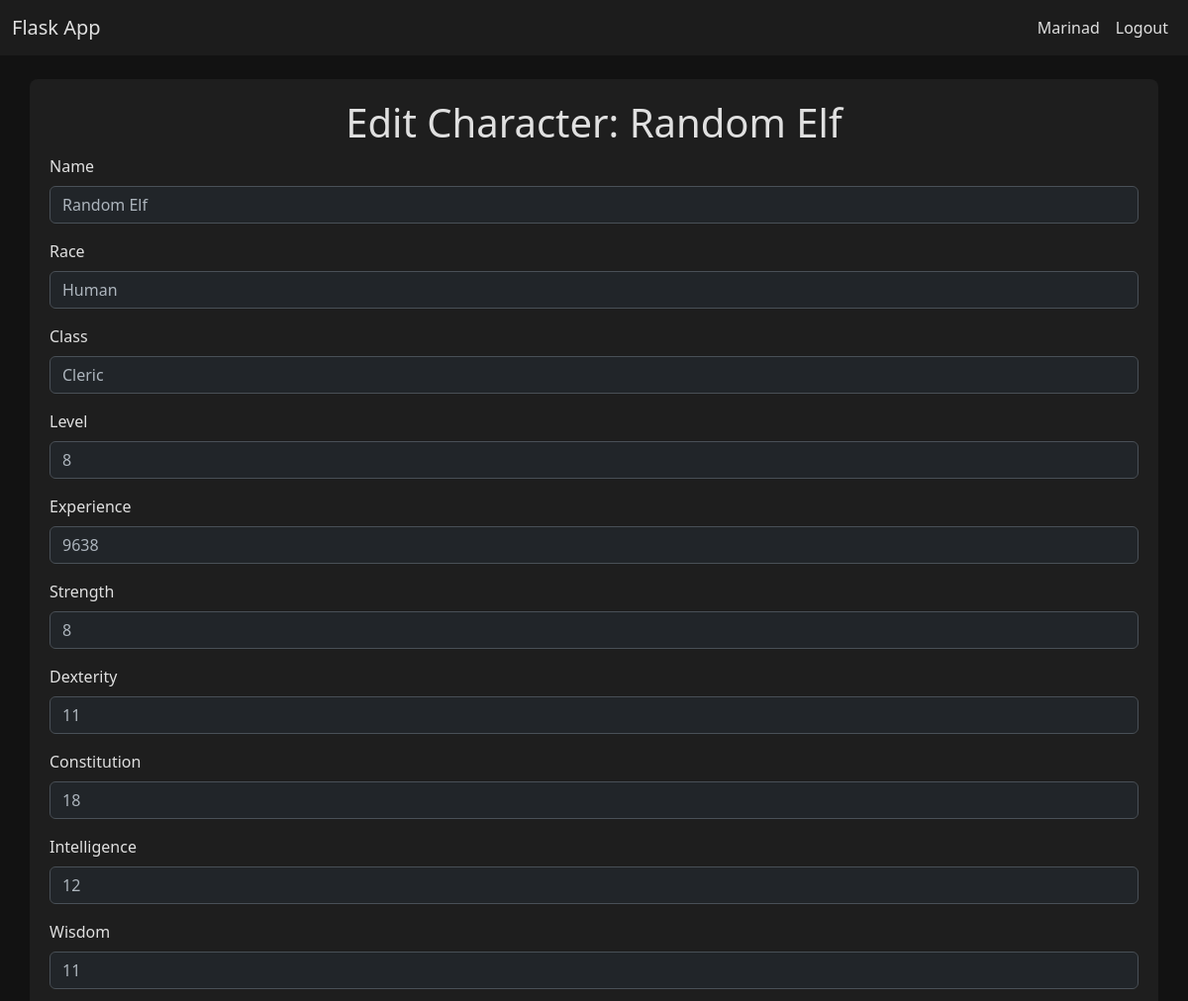
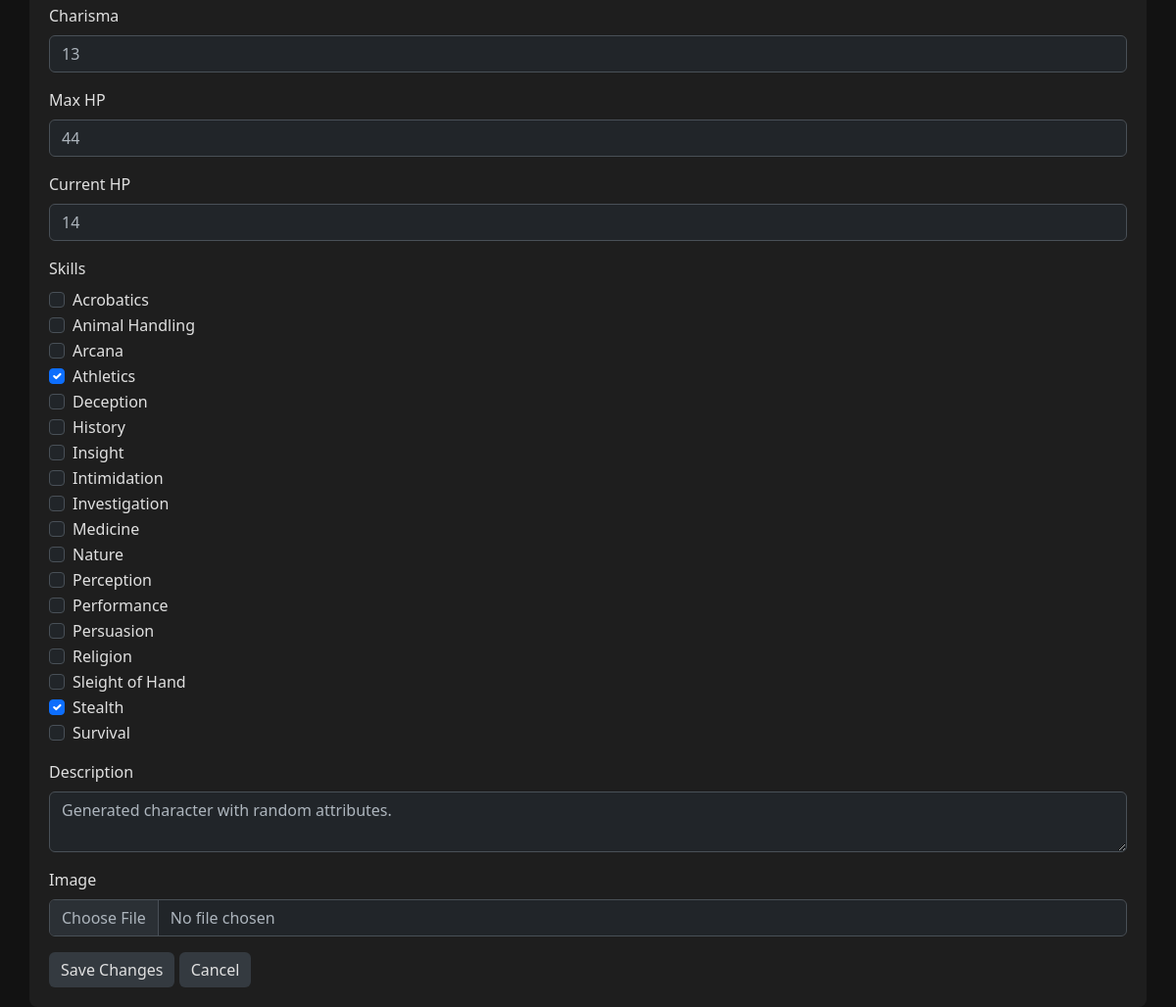
Page /edit/7 (signed in) on the committed database (2 pictures, top to bottom).
### app.py (models this page shows)
class User(UserMixin, db.Model):
    id = db.Column(db.Integer, primary_key=True)
    username = db.Column(db.String(100), unique=True, nullable=False)
    password = db.Column(db.String(200), nullable=False)
    is_admin = db.Column(db.Boolean, default=False)

class Character(db.Model):
    id = db.Column(db.Integer, primary_key=True)
    name = db.Column(db.String(100), nullable=False)
    race = db.Column(db.String(50), nullable=False)
    character_class = db.Column(db.String(50), nullable=False)
    level = db.Column(db.Integer, nullable=False)
    experience = db.Column(db.Integer, nullable=False)
    strength = db.Column(db.Integer, nullable=False)
    dexterity = db.Column(db.Integer, nullable=False)
    constitution = db.Column(db.Integer, nullable=False)
    intelligence = db.Column(db.Integer, nullable=False)
    wisdom = db.Column(db.Integer, nullable=False)
    charisma = db.Column(db.Integer, nullable=False)
    max_hp = db.Column(db.Integer, nullable=False)
    current_hp = db.Column(db.Integer, nullable=False)
    skills = db.Column(db.Text, nullable=False)  # Сохраняем навыки как строку
    description = db.Column(db.Text, nullable=True)
    image_path = db.Column(db.String(200), nullable=True)  # Для пути к изображению

### app.py (the view, shortened to what this page needs)
@app.route('/edit/<int:character_id>', methods=['GET', 'POST'])
@login_required
def edit_character(character_id):
    if not current_user.is_admin:
        flash('Only admins can edit characters.', 'danger')
        return redirect(url_for('index'))
    character = Character.query.get_or_404(character_id)
    form = CharacterForm(obj=character)
    if request.method == 'GET':
        skills_list = character.skills.split(', ') if character.skills else []
        for skill in skills_list:
            skill_field = skill.lower().replace(' ', '_')
            if hasattr(form, skill_field):
                getattr(form, skill_field).data = True
    return render_template('edit_character.html', form=form, character=character)

### app.py (called while the page is built)
@login_manager.user_loader
def load_user(user_id):
    return User.query.get(int(user_id))

### templates/edit_character.html (shortened to what this page needs)
{% extends "base.html" %}
{% block content %}
<h1 class="text-center">Edit Character: {{ character.name }}</h1>
<form method="POST" enctype="multipart/form-data">
    <div class="mb-3">
        {{ form.name.label(class="form-label") }}
        {{ form.name(class="form-control") }}
    </div>
    <div class="mb-3">
        {{ form.race.label(class="form-label") }}
        {{ form.race(class="form-control") }}
    </div>
    <div class="mb-3">
        {{ form.character_class.label(class="form-label") }}
        {{ form.character_class(class="form-control") }}
    </div>
    <div class="mb-3">
        {{ form.level.label(class="form-label") }}
        {{ form.level(class="form-control") }}
    </div>
    <div class="mb-3">
        {{ form.experience.label(class="form-label") }}
        {{ form.experience(class="form-control") }}
    </div>
    <div class="mb-3">
        {{ form.strength.label(class="form-label") }}
        {{ form.strength(class="form-control") }}
    </div>
    <div class="mb-3">
        {{ form.dexterity.label(class="form-label") }}
        {{ form.dexterity(class="form-control") }}
    </div>
    <div class="mb-3">
        {{ form.constitution.label(class="form-label") }}
        {{ form.constitution(class="form-control") }}
    </div>
    <div class="mb-3">
        {{ form.intelligence.label(class="form-label") }}
        {{ form.intelligence(class="form-control") }}
    </div>
    <div class="mb-3">
        {{ form.wisdom.label(class="form-label") }}
        {{ form.wisdom(class="form-control") }}
    </div>
    <div class="mb-3">
        {{ form.charisma.label(class="form-label") }}
        {{ form.charisma(class="form-control") }}
    </div>
    <div class="mb-3">
        {{ form.max_hp.label(class="form-label") }}
        {{ form.max_hp(class="form-control") }}
    </div>
    <div class="mb-3">
        {{ form.current_hp.label(class="form-label") }}
        {{ form.current_hp(class="form-control") }}
    </div>
    <div class="mb-3">
        <label class="form-label">Skills</label>
        {% for skill in [
            form.acrobatics, form.animal_handling, form.arcana, form.athletics,
            form.deception, form.history, form.insight, form.intimidation,
            form.investigation, form.medicine, form.nature, form.perception,
            form.performance, form.persuasion, form.religion, form.sleight_of_hand,
            form.stealth, form.survival
        ] %}
        <div class="form-check">
            {{ skill(class="form-check-input") }}
            {{ skill.label(class="form-check-label") }}
        </div>
        {% endfor %}
    </div>
    <div class="mb-3">
        {{ form.description.label(class="form-label") }}
        {{ form.description(class="form-control") }}
    </div>
    <div class="mb-3">
        {{ form.image.label(class="form-label") }}
        {{ form.image(class="form-control") }}
    </div>
    <button type="submit" class="btn btn-primary">Save Changes</button>
    <a href="{{ url_for('index') }}" class="btn btn-secondary">Cancel</a>
</form>
{% endblock %}

### templates/base.html (shortened to what this page needs)
<!doctype html>
<html lang="en" data-bs-theme="dark">
<head>
    <link href="https://cdn.jsdelivr.net/npm/bootstrap@5.3.0-alpha1/dist/css/bootstrap.min.css" rel="stylesheet">
</head>
<body>
    <nav class="navbar navbar-expand-lg">
        <div class="container-fluid">
            <a class="navbar-brand" href="{{ url_for('index') }}">Flask App</a>
            <div class="collapse navbar-collapse" id="navbarNav">
                <ul class="navbar-nav ms-auto">
                    {% if current_user.is_authenticated %}
                        <li class="nav-item">
                            <a class="nav-link" href="#">{{ current_user.username }}</a>
                        </li>
                        <li class="nav-item">
                            <a class="nav-link" href="{{ url_for('logout') }}">Logout</a>
                        </li>
                    {% endif %}
                </ul>
            </div>
        </div>
    </nav>
    <div class="container mt-4">
        {% block content %}
        {% endblock %}
    </div>
</body>
</html>

### templates/base.html (style rules this page uses)
body { background-color: #121212; color: #e0e0e0; }
.navbar { background-color: #1c1c1c; }
.navbar a { color: #e0e0e0; }
.container { background-color: #1e1e1e; padding: 20px; border-radius: 8px; }
.btn { background-color: #343a40; color: #e0e0e0; border: none; }

### rows in the picture
User: username "Marinad"
Character: name "Random Elf", race "Human", character_class "Cleric", level "8", experience "9638", strength "8", dexterity "11", constitution "18", intelligence "12", wisdom "11", charisma "13", max_hp "44", current_hp "14", description "Generated character with random attributes."

### other values in the picture
{{ skill.label(class="form-check-label") }} "Acrobatics" "Animal Handling" "Arcana" "Athletics" "Deception" "History" "Insight" "Intimidation" "Investigation" "Medicine" "Nature" "Perception" "Performance" "Persuasion" "Religion" "Sleight of Hand" "Stealth" "Survival"
